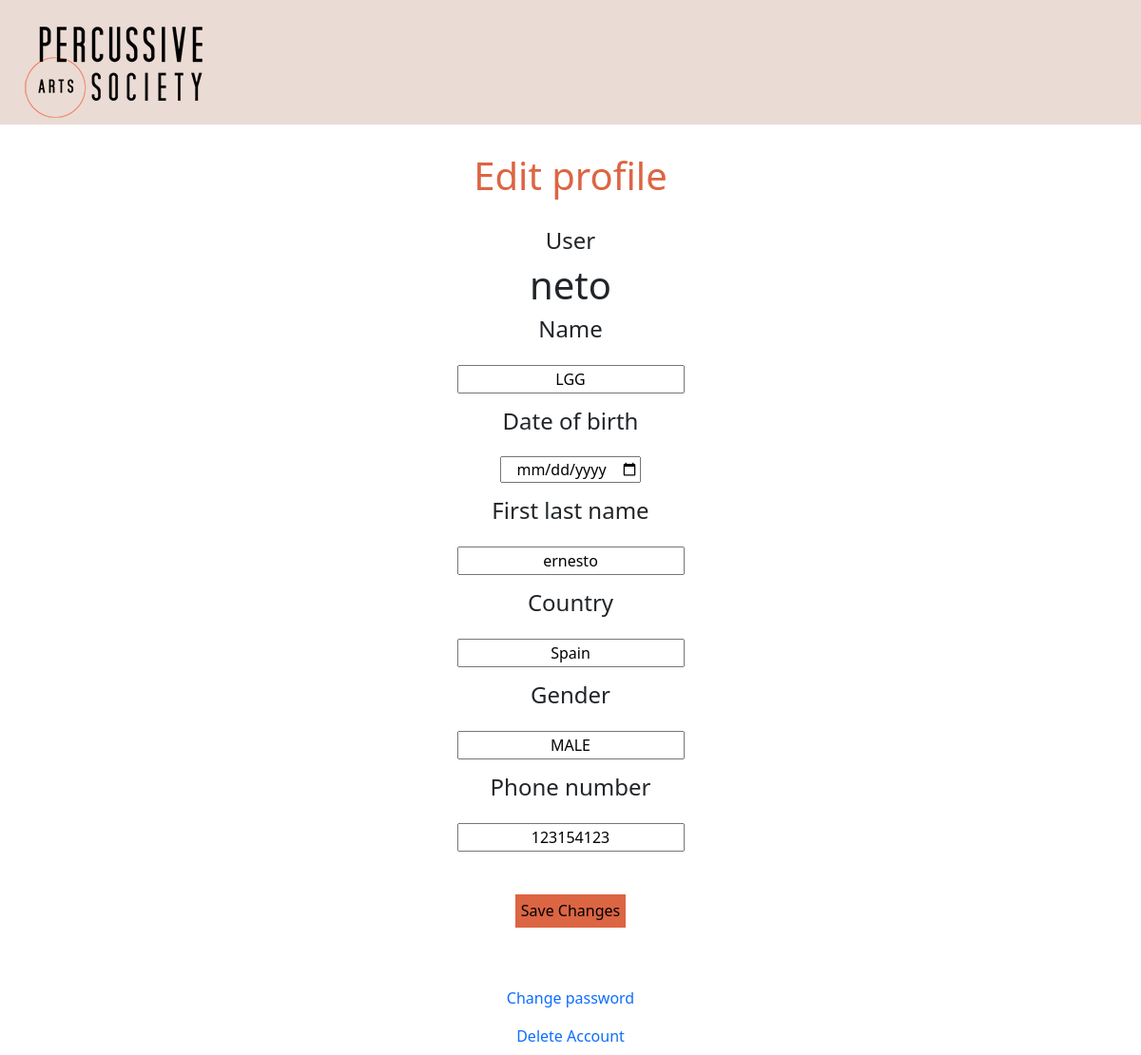
Screenshot of /Editar_perfil/1 (signed in) with the database file from the repository.
### users/models.py (models this page shows, shortened)
class User(AbstractBaseUser, PermissionsMixin):
    MALE            = 'MALE'
    FEMALE          = 'FEMALE'
    OTHER           = 'OTHER'
    GENDER_CHOICES  = [
    (MALE, 'male'),
    (FEMALE, 'female'),
    (OTHER, 'other'),
    ]
    username        = models.CharField(max_length=100, unique=True)
    first_name      = models.CharField(max_length=100)
    last_name       = models.CharField(max_length=100)
    country         = models.CharField(max_length=50)
    birthday        = models.DateField(default=timezone.now)
    email           = models.EmailField(_('email address'))
    gender          = models.CharField(
                                max_length=50,
                                choices=GENDER_CHOICES,
                                default=OTHER)
    phone           = models.CharField(max_length=100)
    check_unity     = models.CharField(max_length=200, default="")
    status          = models.BooleanField(max_length=200, default=False)
    date_joined     = models.DateTimeField(default=timezone.now)
    is_superuser    = models.BooleanField(default=False)
    is_active       = models.BooleanField(default=False)
    is_staff        = models.BooleanField(default=False)
    USERNAME_FIELD = 'username'
    REQUIRED_FIELDS = ['first_name', 'last_name', 'country', 'birthday', 'email', 'gender', 'phone',]
    objects = UserManager()

### users/views.py (the view, shortened to what this page needs)
# urls.py: path('Editar_perfil/', views.editarperfil, name="Editar_perfil"),
def editarperfil(request, id):
    if request.user.is_authenticated and request.method != "POST":
        temp_user = User.objects.get(id = id)
        return render(request, 'users/edit-profile.html', {"user":temp_user}) # paso id -> "id":
    else:
        return render(request, 'users/index.html', {})

### users/templates/users/edit-profile.html (shortened to what this page needs)
<!DOCTYPE html>
<html lang="en">
<head>
    {% load static %}
    <link rel="stylesheet" type="text/css" href="{% static 'PAS/normalize.css' %}">
    <link href="https://cdn.jsdelivr.net/npm/bootstrap@5.1.3/dist/css/bootstrap.min.css" rel="stylesheet"
>
    <link rel="stylesheet" type="text/css" href="{% static 'PAS/main.css' %}">
    <link rel="stylesheet" href="{% static 'PAS/contrasenia.css' %}" type="text/css">
    <link rel="stylesheet" href="{% static 'PAS/editar_perfil.css' %}" type="text/css">
</head>
<body>
    <section id="LOGO">
        <a href="{% url 'index'%}"><img src="{% static 'PAS/src/img/pas-photos/paslogotext.png' %}" alt="Logo Percusive Arts"
                id="Logo"></a id="Link">
    </section>
    <section class="sec_medias">
        <h1 id="Titulo">
            Edit profile
        </h1>
    </section>
    <div class="container">
        <div class="flex-container">
            <form action="" method="post">
                <div >
                    <h4 class="Mensajes">
                        User
                    </h4>
                    <h1>{{user.username}}</h1>
                    <h4 class="Mensajes">
                        Name
                    </h4>
                    <input type="text" placeholder="Name" class="textoinput" name="nombre" required value='{{user.first_name}}'>
                    <h4>
                        Date of birth
                    </h4>
                    <input type="date" placeholder="Date of birth" class="textoinput" name="Fecha" required value='{{user.birthday}}'>
                </div>
                <div>
                    <h4>
                        First last name
                    </h4>
                    <input type="text" placeholder="First Last name" class="textoinput" name="Apellido" required value='{{user.last_name}}'>
                    <h4>
                        Country
                    </h4>
                    <input type="text" placeholder="Country" class="textoinput" name="Pais" required value='{{user.country}}'>
                    <h4>
                        Gender
                    </h4>
                    <input type="text" placeholder="Gender" class="textoinput" name="Gender" required value='{{user.gender}}'>
                </div>
                <div>
                    <h4 class="Mensajes">
                        Phone number
                    </h4>
                    <input type="tel" placeholder="Phone number" class="textoinput" name="Numero"  required value='{{user.phone}}'>
                </div>
                <section class="sec_medias" id="Botones">
                    <button type="submit">
                        Save Changes
                    </button>
                </section>
                <br>
            </form>
        </div>
        <section>
            <a class="nav-link" href="{% url 'Cambiar' user.id %}">Change password</a>
        </section>
        <section>
            <a class="nav-link" href="{% url 'Borrar' user.id %}">Delete Account</a>
        </section>
    </div>
</body>
</html>

### users/static/PAS/main.css (style rules this page uses)
:root { --primary: #dc6543; --secondary: #0b0706; --hightlight: #4bc3e0; --gray-primary: #8d8d8d; }
body { font-family: Calibri, Candara, Segoe, "Segoe UI", Optima, Arial, sans-serif; }

### users/static/PAS/contrasenia.css (style rules this page uses)
section#LOGO { text-align: left; background-color: #eadbd4; }
img#Logo { margin-left: 20px; margin-top: 20px; }
section { text-align: center; }
h1#Titulo { margin: 0 auto; color: #dc6543; }
section.sec_medias { padding: 15px 0; margin: 15px; }
section.sec_medias button { background-color: #dc6543; border-style: none; height: 100%; }
section#Botones { height: 65px; }
input { margin: 15px; }

### users/static/PAS/editar_perfil.css (style rules this page uses)
.flex-container { display: flex; text-align: center; justify-content: center; }
.textoinput { text-align: center; }

### rows the page displays
User: username "neto", nombre "LGG", Apellido "ernesto", Pais "Spain", Gender "MALE", Numero "123154123"
